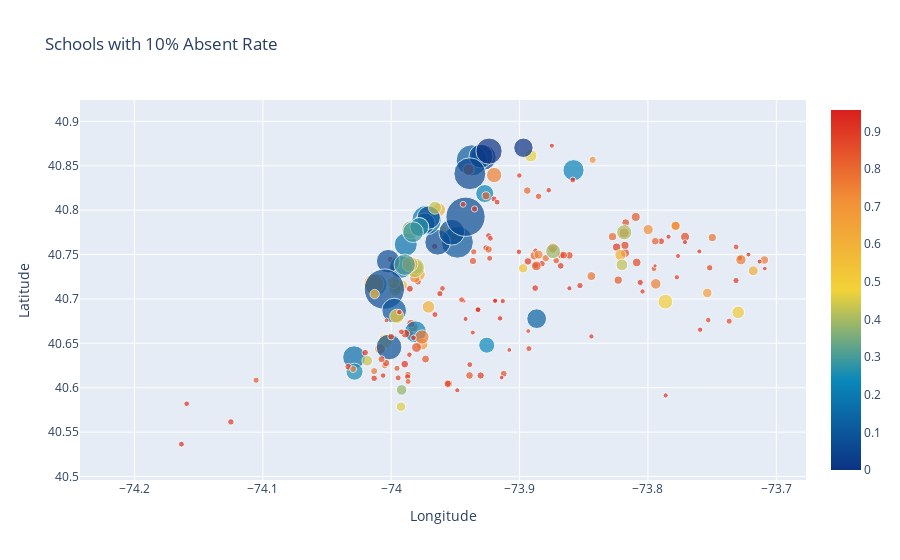

The notebook cell saved with this chart:
### Code cell
data = [
    {
        'x': absent_11["Longitude"],
        'y': absent_11["Latitude"],
        'text': absent_11["School Name"],
        'mode': 'markers',
        'marker': {
            'color': df["Economic Need Index"],
            'size': df["School Income Estimate"]/4500,
            'showscale': True,
            'colorscale':'Portland'
        }
    }
]

layout= go.Layout(
    title= 'Schools with 10% Absent Rate',
    xaxis= dict(
        title= 'Longitude'
    ),
    yaxis=dict(
        title='Latitude'
    )
)
fig = go.Figure(data=data, layout=layout)
iplot(fig, filename='scatter_hover_labels')

### Figure 1 — Plotly figure (JSON) as saved in the notebook; plotly's stock layout.template omitted (floating-point values rounded to 4 significant figures; data arrays with more than 128 entries replaced by an {"elided": "..."} marker saying what was removed)
{"data": [{"marker": {"color": {"elided": "1272 float values"}, "colorscale": [[0, "rgb(12,51,131)"], [0.25, "rgb(10,136,186)"], [0.5, "rgb(242,211,56)"], [0.75, "rgb(242,143,56)"], [1, "rgb(217,30,30)"]], "showscale": true, "size": {"elided": "1272 float values"}}, "mode": "markers", "text": {"elided": "326 str values"}, "type": "scatter", "x": {"elided": "326 float values"}, "y": {"elided": "326 float values"}}], "layout": {"title": {"text": "Schools with 10% Absent Rate"}, "xaxis": {"title": {"text": "Longitude"}}, "yaxis": {"title": {"text": "Latitude"}}}}
